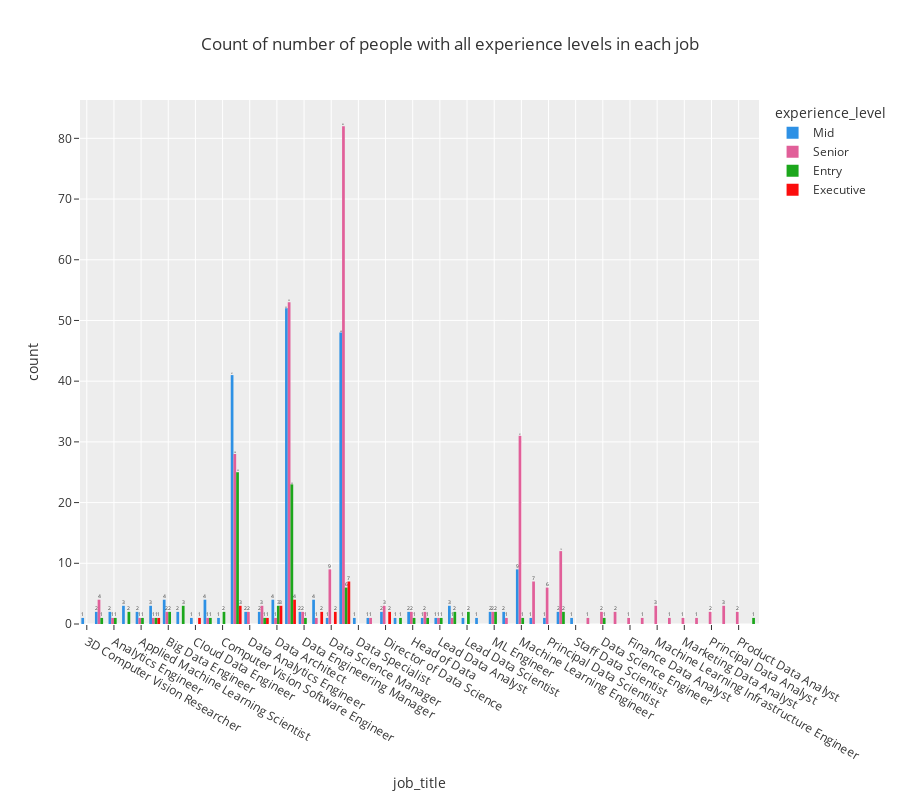

Source (notebook cell):
### Markdown cell above
most of the companies are located in United State, United Kingdom, Canada, Germany and India

### Code cell
#checking the distribution of different job titles and theexperince level
px.histogram(df, x=df.job_title.sort_values(), color = 'experience_level', height = 800, barmode = 'group',
             labels={"x": "job_title",
                 "y": "count"
                 
             },
             color_discrete_sequence=px.colors.qualitative.Dark24, template = 'ggplot2',
             text_auto  = True, title = 'Count of number of people with all experience levels in each job')

### Figure 1 — Plotly figure (JSON) as saved in the notebook; plotly's stock layout.template omitted (floating-point values rounded to 4 significant figures; data arrays with more than 128 entries replaced by an {"elided": "..."} marker saying what was removed)
{"data": [{"alignmentgroup": "True", "bingroup": "x", "hovertemplate": "experience_level=Mid<br>job_title=%{x}<br>count=%{y}<extra></extra>", "legendgroup": "Mid", "marker": {"color": "#2E91E5", "pattern": {"shape": ""}}, "name": "Mid", "offsetgroup": "Mid", "orientation": "v", "showlegend": true, "texttemplate": "%{value}", "type": "histogram", "x": {"elided": "213 str values"}, "xaxis": "x", "yaxis": "y"}, {"alignmentgroup": "True", "bingroup": "x", "hovertemplate": "experience_level=Senior<br>job_title=%{x}<br>count=%{y}<extra></extra>", "legendgroup": "Senior", "marker": {"color": "#E15F99", "pattern": {"shape": ""}}, "name": "Senior", "offsetgroup": "Senior", "orientation": "v", "showlegend": true, "texttemplate": "%{value}", "type": "histogram", "x": {"elided": "280 str values"}, "xaxis": "x", "yaxis": "y"}, {"alignmentgroup": "True", "bingroup": "x", "hovertemplate": "experience_level=Entry<br>job_title=%{x}<br>count=%{y}<extra></extra>", "legendgroup": "Entry", "marker": {"color": "#1CA71C", "pattern": {"shape": ""}}, "name": "Entry", "offsetgroup": "Entry", "orientation": "v", "showlegend": true, "texttemplate": "%{value}", "type": "histogram", "x": ["AI Scientist", "Analytics Engineer", "Applied Data Scientist", "Applied Data Scientist", "Applied Machine Learning Scientist", "BI Data Analyst", "Big Data Engineer", "Big Data Engineer", "Business Data Analyst", "Business Data Analyst", "Business Data Analyst", "Computer Vision Engineer", "Computer Vision Software Engineer", "Computer Vision Software Engineer", "Data Analyst", "Data Analyst", "Data Analyst", "Data Analyst", "Data Analyst", "Data Analyst", "Data Analyst", "Data Analyst", "Data Analyst", "Data Analyst", "Data Analyst", "Data Analyst", "Data Analyst", "Data Analyst", "Data Analyst", "Data Analyst", "Data Analyst", "Data Analyst", "Data Analyst", "Data Analyst", "Data Analyst", "Data Analyst", "Data Analyst", "Data Analyst", "Data Analyst", "Data Analytics Lead", "Data Analytics Manager", "Data Architect", "Data Architect", "Data Architect", "Data Engineer", "Data Engineer", "Data Engineer", "Data Engineer", "Data Engineer", "Data Engineer", "Data Engineer", "Data Engineer", "Data Engineer", "Data Engineer", "Data Engineer", "Data Engineer", "Data Engineer", "Data Engineer", "Data Engineer", "Data Engineer", "Data Engineer", "Data Engineer", "Data Engineer", "Data Engineer", "Data Engineer", "Data Engineer", "Data Engineer", "Data Engineering Manager", "Data Science Engineer", "Data Scientist", "Data Scientist", "Data Scientist", "Data Scientist", "Data Scientist", "Data Scientist", "Financial Data Analyst", "Head of Data", "Head of Data Science", "Lead Data Analyst", "Lead Data Engineer", "Lead Data Engineer", "Lead Data Scientist", "Lead Data Scientist", "ML Engineer", "ML Engineer", "Machine Learning Engineer", "Research Scientist", "Research Scientist"], "xaxis": "x", "yaxis": "y"}, {"alignmentgroup": "True", "bingroup": "x", "hovertemplate": "experience_level=Executive<br>job_title=%{x}<br>count=%{y}<extra></extra>", "legendgroup": "Executive", "marker": {"color": "#FB0D0D", "pattern": {"shape": ""}}, "name": "Executive", "offsetgroup": "Executive", "orientation": "v", "showlegend": true, "texttemplate": "%{value}", "type": "histogram", "x": ["BI Data Analyst", "Cloud Data Engineer", "Data Analyst", "Data Analyst", "Data Analyst", "Data Analytics Manager", "Data Architect", "Data Architect", "Data Architect", "Data Engineer", "Data Engineer", "Data Engineer", "Data Engineer", "Data Science Consultant", "Data Science Consultant", "Data Science Manager", "Data Science Manager", "Data Scientist", "Data Scientist", "Data Scientist", "Data Scientist", "Data Scientist", "Data Scientist", "Data Scientist", "Director of Data Science", "Director of Data Science"], "xaxis": "x", "yaxis": "y"}], "layout": {"barmode": "group", "height": 800, "legend": {"title": {"text": "experience_level"}, "tracegroupgap": 0}, "title": {"text": "Count of number of people with all experience levels in each job"}, "xaxis": {"anchor": "y", "domain": [0, 1], "title": {"text": "job_title"}}, "yaxis": {"anchor": "x", "domain": [0, 1], "title": {"text": "count"}}}}
